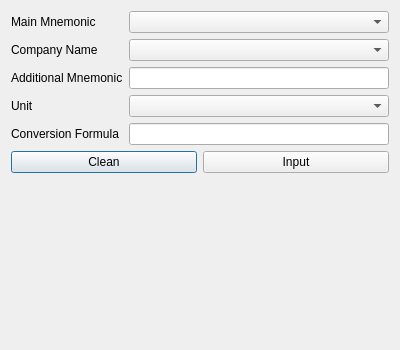
<?xml version="1.0" encoding="UTF-8"?>
<ui version="4.0">
 <class>AdditionalMnemonicAddWindow</class>
 <widget class="QDialog" name="AdditionalMnemonicAddWindow">
  <property name="geometry">
   <rect>
    <x>0</x>
    <y>0</y>
    <width>400</width>
    <height>350</height>
   </rect>
  </property>
  <property name="windowTitle">
   <string>Additional Mnemonic Add Window</string>
  </property>
  <layout class="QFormLayout" name="formLayout">
   <item row="0" column="0">
    <widget class="QLabel" name="label_mainMnemonic">
     <property name="text">
      <string>Main Mnemonic</string>
     </property>
    </widget>
   </item>
   <item row="0" column="1">
    <widget class="QComboBox" name="comboBox_mainMnemonic"/>
   </item>
   <item row="1" column="0">
    <widget class="QLabel" name="label_companyName">
     <property name="text">
      <string>Company Name</string>
     </property>
    </widget>
   </item>
   <item row="1" column="1">
    <widget class="QComboBox" name="comboBox_companyName"/>
   </item>
   <item row="2" column="0">
    <widget class="QLabel" name="label_additionalMnemonic">
     <property name="text">
      <string>Additional Mnemonic</string>
     </property>
    </widget>
   </item>
   <item row="2" column="1">
    <widget class="QLineEdit" name="lineEdit_additionalMnemonic"/>
   </item>
   <item row="3" column="0">
    <widget class="QLabel" name="label_unit">
     <property name="text">
      <string>Unit</string>
     </property>
    </widget>
   </item>
   <item row="3" column="1">
    <widget class="QComboBox" name="comboBox_unit"/>
   </item>
   <item row="4" column="0">
    <widget class="QLabel" name="label_conversionFormula">
     <property name="text">
      <string>Conversion Formula</string>
     </property>
    </widget>
   </item>
   <item row="4" column="1">
    <widget class="QLineEdit" name="lineEdit_conversionFormula"/>
   </item>
   <item row="5" column="0" colspan="2">
    <layout class="QHBoxLayout">
     <item>
      <widget class="QPushButton" name="button_clean">
       <property name="text">
        <string>Clean</string>
       </property>
      </widget>
     </item>
     <item>
      <widget class="QPushButton" name="button_input">
       <property name="text">
        <string>Input</string>
       </property>
      </widget>
     </item>
    </layout>
   </item>
  </layout>
 </widget>
 <resources/>
 <connections/>
</ui>
